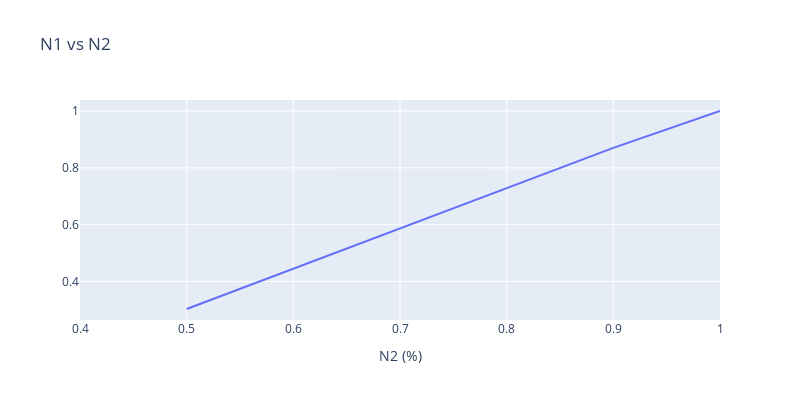
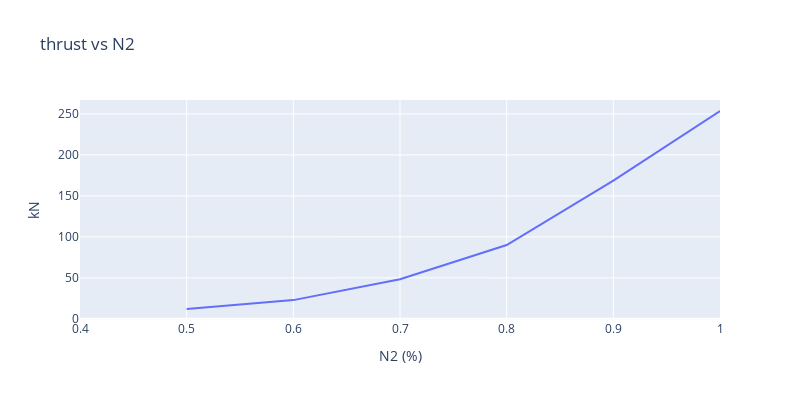
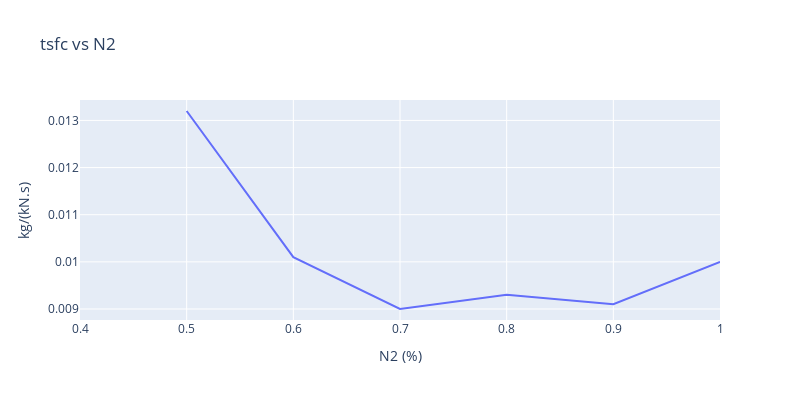
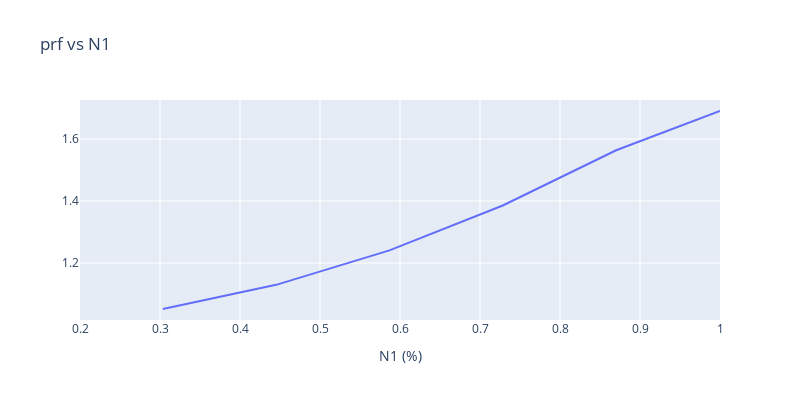

The notebook cell these images were saved under, in order:
### Code cell
var_and_unit = {
    "N1": "",
    "thrust": "kN",
    "tsfc": "kg/(kN.s)",
    "prf": "",
    "prc": "",
    "pr": "",
    "hot_air_flow": "kg/s",
    "u_core": "m/s",
    "t04": "K",
    "fuel_consumption": "kg/s",
    "bpr": "",
}
for variable, unit in var_and_unit.items():
    if variable in ["prf", "bpr"]:
        param = "N1"
        range_x = [0.2, 1.0]
    else:
        param = "N2"
        range_x = [0.4, 1.0]
    df = turbofan.get_values_by_changing_param(variable, param)
    px.line(
        df,
        x=param,
        y=variable,
        title=f"{variable} vs {param}",
        labels={param: f"{param} (%)", variable: unit},
        range_x=range_x,
        width=800,
        height=400,
    ).show()
    print(round(df.loc[5, variable] / df.loc[0, variable],2))

### Figure 1 — Plotly figure (JSON) as saved in the notebook; plotly's stock layout.template omitted (floating-point values rounded to 4 significant figures)
{"data": [{"hovertemplate": "N2 (%)=%{x}<br>=%{y}<extra></extra>", "legendgroup": "", "line": {"color": "#636efa", "dash": "solid"}, "marker": {"symbol": "circle"}, "mode": "lines", "name": "", "orientation": "v", "showlegend": false, "x": [0.5, 0.6, 0.7, 0.8, 0.9, 1.0], "xaxis": "x", "y": [0.3035, 0.4452, 0.5868, 0.7285, 0.8702, 1.0], "yaxis": "y", "type": "scatter"}], "layout": {"xaxis": {"anchor": "y", "domain": [0.0, 1.0], "title": {"text": "N2 (%)"}, "range": [0.4, 1.0]}, "yaxis": {"anchor": "x", "domain": [0.0, 1.0], "title": {"text": ""}}, "legend": {"tracegroupgap": 0}, "title": {"text": "N1 vs N2"}, "height": 400, "width": 800}}

### Figure 2 — Plotly figure (JSON) as saved in the notebook; plotly's stock layout.template omitted (floating-point values rounded to 4 significant figures)
{"data": [{"hovertemplate": "N2 (%)=%{x}<br>kN=%{y}<extra></extra>", "legendgroup": "", "line": {"color": "#636efa", "dash": "solid"}, "marker": {"symbol": "circle"}, "mode": "lines", "name": "", "orientation": "v", "showlegend": false, "x": [0.5, 0.6, 0.7, 0.8, 0.9, 1.0], "xaxis": "x", "y": [12.03, 22.85, 48.29, 90.1, 168.6, 253.5], "yaxis": "y", "type": "scatter"}], "layout": {"xaxis": {"anchor": "y", "domain": [0.0, 1.0], "title": {"text": "N2 (%)"}, "range": [0.4, 1.0]}, "yaxis": {"anchor": "x", "domain": [0.0, 1.0], "title": {"text": "kN"}}, "legend": {"tracegroupgap": 0}, "title": {"text": "thrust vs N2"}, "height": 400, "width": 800}}

### Figure 3 — Plotly figure (JSON) as saved in the notebook; plotly's stock layout.template omitted (floating-point values rounded to 4 significant figures)
{"data": [{"hovertemplate": "N2 (%)=%{x}<br>kg/(kN.s)=%{y}<extra></extra>", "legendgroup": "", "line": {"color": "#636efa", "dash": "solid"}, "marker": {"symbol": "circle"}, "mode": "lines", "name": "", "orientation": "v", "showlegend": false, "x": [0.5, 0.6, 0.7, 0.8, 0.9, 1.0], "xaxis": "x", "y": [0.0132, 0.0101, 0.009, 0.0093, 0.0091, 0.01], "yaxis": "y", "type": "scatter"}], "layout": {"xaxis": {"anchor": "y", "domain": [0.0, 1.0], "title": {"text": "N2 (%)"}, "range": [0.4, 1.0]}, "yaxis": {"anchor": "x", "domain": [0.0, 1.0], "title": {"text": "kg/(kN.s)"}}, "legend": {"tracegroupgap": 0}, "title": {"text": "tsfc vs N2"}, "height": 400, "width": 800}}

### Figure 4 — Plotly figure (JSON) as saved in the notebook; plotly's stock layout.template omitted (floating-point values rounded to 4 significant figures)
{"data": [{"hovertemplate": "N1 (%)=%{x}<br>=%{y}<extra></extra>", "legendgroup": "", "line": {"color": "#636efa", "dash": "solid"}, "marker": {"symbol": "circle"}, "mode": "lines", "name": "", "orientation": "v", "showlegend": false, "x": [0.3035, 0.4452, 0.5868, 0.7285, 0.8702, 1.0], "xaxis": "x", "y": [1.052, 1.129, 1.241, 1.385, 1.563, 1.69], "yaxis": "y", "type": "scatter"}], "layout": {"xaxis": {"anchor": "y", "domain": [0.0, 1.0], "title": {"text": "N1 (%)"}, "range": [0.2, 1.0]}, "yaxis": {"anchor": "x", "domain": [0.0, 1.0], "title": {"text": ""}}, "legend": {"tracegroupgap": 0}, "title": {"text": "prf vs N1"}, "height": 400, "width": 800}}
